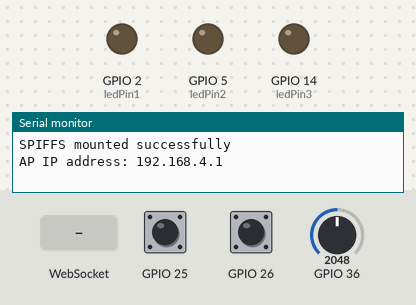
Simulated run of this program. Board: ESP32. On the bench: output pins drawn as LEDs (lit = HIGH), the last lines printed to the serial monitor. The inputs (shaded band) are chosen by the test bench; at power-on: GPIO 26 HIGH, GPIO 25 HIGH, GPIO 36 = 2048. WiFi joins after 1.5 s; servers stay silent unless stated; storage starts empty.

Above: at 1.2 s.
1.3 s: WebSocket text "1s" received
At 3.0 s:
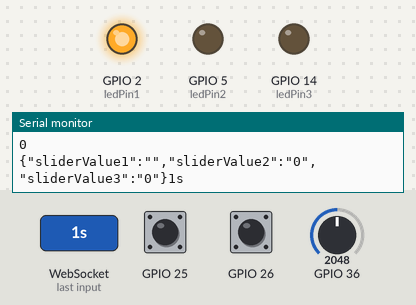
3.3 s: GPIO 26 pulled LOW for 1 s
At 5.5 s:
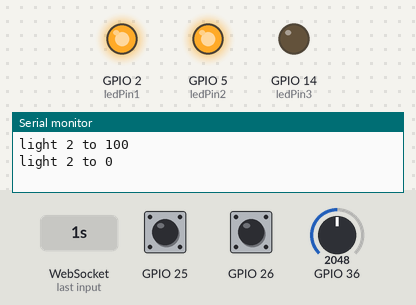
5.8 s: GPIO 25 pulled LOW for 3.2 s
10.5 s: GPIO 25 pulled LOW for 0.15 s
At 11.8 s:
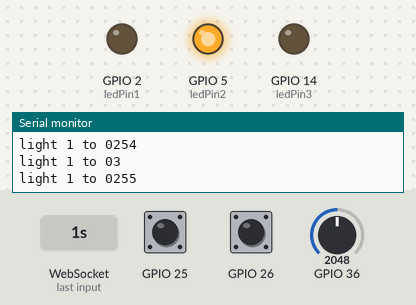
12.5 s: GPIO 26 pulled LOW for 0.15 s
At 13.3 s:
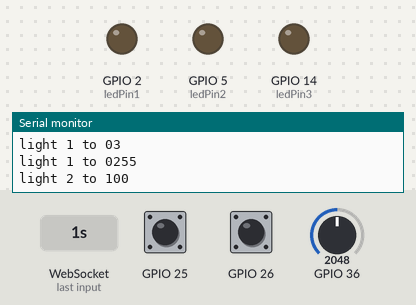
14.5 s: WebSocket text "2s" received
At 15.6 s:
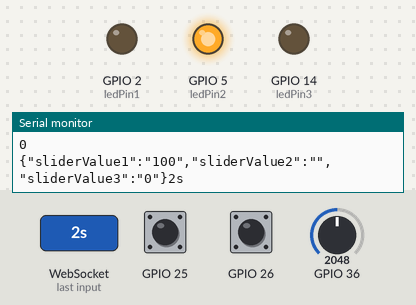
Timing chart, 0 to 17.5 s (numbered marks = the images above; inputs shaded):
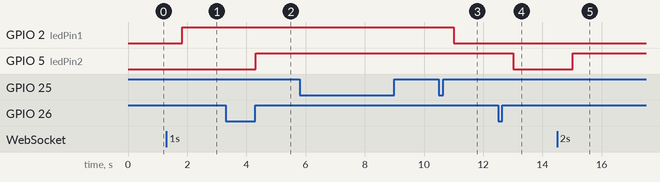

The program:

main.cpp
```cpp
// (licence header left out)
#include <Arduino.h>
#include <WiFi.h>
#include <AsyncTCP.h>
#include <ESPAsyncWebServer.h>
#include "SPIFFS.h"
#include <Arduino_JSON.h>
#include <ESPmDNS.h>
//#include <Wire.h>

typedef enum {UPDATE_PWM} MessageType;

struct I2CMessage {
  int8_t type;
  int16_t val;
};


// Replace with your network credentials
const char* ssid = "ESP";
const char* password = "bart&stef";
// const char* ssid = "Venmans";
// const char* password = "wkhow81984";

// Create AsyncWebServer object on port 80
AsyncWebServer server(80);
// Create a WebSocket object

AsyncWebSocket ws("/ws");
// Set LED GPIO
const int ledPin1 = 2;
const int ledPin2 = 5;
const int ledPin3 = 14;

String message = "";
String sliderValue1 = "0";
String sliderValue2 = "0";
String sliderValue3 = "0";

int dutyCycle1;
int dutyCycle2;
int dutyCycle3;

// setting PWM properties
const int freq = 5000;
const int ledChannel1 = 0;
const int ledChannel2 = 1;
const int ledChannel3 = 2;

const int resolution = 8;

int potValue = 0;
int batteryVoltage[30];
int batteryVoltageIndex = 0;
int prevTime = 0;
float currentBatteryVoltage = 0;
float prevBatteryVoltage = 0;

int prevTimeButton1 = 0;
int prevTimeButton2 = 0;

float mapfloat(long x, long in_min, long in_max, long out_min, long out_max)
{
  return (float)((x - in_min) * (out_max - out_min)) / (float)((in_max - in_min) + out_min);
}

//Json Variable to Hold Slider Values
JSONVar sliderValues;

//Get Slider Values
String getSliderValues(){
  sliderValues["sliderValue1"] = String(sliderValue1);
  sliderValues["sliderValue2"] = String(sliderValue2);
  sliderValues["sliderValue3"] = String(sliderValue3);

  String jsonString = JSON.stringify(sliderValues);
  return jsonString;
}

// Initialize SPIFFS
void initFS() {
  if (!SPIFFS.begin()) {
    Serial.println("An error has occurred while mounting SPIFFS");
  }
  else{
   Serial.println("SPIFFS mounted successfully");
  }
}

// Initialize WiFi
void initWiFi() {
  // WiFi.mode(WIFI_STA);
  // WiFi.begin(ssid, password);
  // Serial.print("Connecting to WiFi ..");
  // while (WiFi.status() != WL_CONNECTED) {
  //   Serial.print('.');
  //   delay(1000);
  // }
  // Serial.println(WiFi.localIP());
  WiFi.softAP(ssid, password);

  IPAddress IP = WiFi.softAPIP();
  Serial.print("AP IP address: ");
  Serial.println(IP);

}

void notifyClients(String sliderValues) {
  ws.textAll(sliderValues);
}

volatile int interruptCounter;
portMUX_TYPE timerMux = portMUX_INITIALIZER_UNLOCKED;
hw_timer_t * timer = NULL;
int totalInterruptCounter;

bool updatingDutyCycle[] = {false, false};
int valueNewDutyCycle[] = {0,0};

void IRAM_ATTR onTimer(){
  if(updatingDutyCycle[0] == true){
    if(dutyCycle1>valueNewDutyCycle[0]) dutyCycle1--;
    else dutyCycle1++;
    if(dutyCycle1 == valueNewDutyCycle[0]){
      updatingDutyCycle[0] = false;
      //timerAlarmDisable(timer);
    }
  }
  if(updatingDutyCycle[1] == true){
    if(dutyCycle2>valueNewDutyCycle[1]) dutyCycle2--;
    else dutyCycle2++;
    if(dutyCycle2 == valueNewDutyCycle[1]){
      updatingDutyCycle[1] = false;
      //timerAlarmDisable(timer);
    }
  }
}

void updateDutyCycle(int channel, int value){
  valueNewDutyCycle[channel] = value;
  updatingDutyCycle[channel] = true;
  //timerAlarmEnable(timer);
}


void handleWebSocketMessage(void *arg, uint8_t *data, size_t len) {
  AwsFrameInfo *info = (AwsFrameInfo*)arg;
  if (info->final && info->index == 0 && info->len == len && info->opcode == WS_TEXT) {
    data[len] = 0;
    message = (char*)data;
    if (message.indexOf("1s") >= 0) {
      sliderValue1 = message.substring(2);
      //dutyCycle1 = map(sliderValue1.toInt(), 0, 100, 0, 255);


      I2CMessage mesg;
      mesg.type = 100;
      mesg.val = map(sliderValue1.toInt(), 0, 100, 0, 255);

      Serial.print("Size of : " );
      Serial.println(sizeof(MessageType));

      // Wire.beginTransmission(4); // transmit to device #4
      // Wire.write((byte *)&mesg, sizeof(I2CMessage));        // sends five bytes
      // //Wire.write(101);              // sends one byte
      // Wire.endTransmission();    // stop transmitting
      updateDutyCycle(0,map(sliderValue1.toInt(), 100, 0, 0, 255));

      Serial.println(dutyCycle1);
      Serial.print(getSliderValues());
      notifyClients(getSliderValues());
      if(sliderValue1.toInt()>50){
        //ESP.deepSleep(10e6);
      }
    }
    if (message.indexOf("2s") >= 0) {
      sliderValue2 = message.substring(2);
      //dutyCycle2 = map(sliderValue2.toInt(), 0, 100, 0, 255);
      I2CMessage mesg;
      mesg.type = 101;
      mesg.val = map(sliderValue2.toInt(), 0, 100, 0, 255);

      Serial.print("Size of : " );
      Serial.println(sizeof(MessageType));

      // Wire.beginTransmission(4); // transmit to device #4
      // Wire.write((byte *)&mesg, sizeof(I2CMessage));        // sends five bytes
      // //Wire.write(101);              // sends one byte
      // Wire.endTransmission();    // stop transmitting

      updateDutyCycle(1,map(sliderValue2.toInt(), 100, 0, 0, 255));
      Serial.println(dutyCycle2);
      Serial.print(getSliderValues());
      notifyClients(getSliderValues());
    }
    if (message.indexOf("3s") >= 0) {
      sliderValue3 = message.substring(2);
      dutyCycle3 = map(sliderValue3.toInt(), 0, 100, 0, 255);
      Serial.println(dutyCycle3);
      Serial.print(getSliderValues());
      notifyClients(getSliderValues());
    }
    if (strcmp((char*)data, "getValues") == 0) {
      notifyClients(getSliderValues());
    }

    if(strcmp((char*)data, "getOnTime") == 0){
      String returnString = "method=onTime;";
      returnString += millis();
      notifyClients(returnString);

    }

    if(strcmp((char*)data, "getCurrentVoltage") == 0){
      String returnString = "method=currentVoltage;";

      char formattedVoltage[10];
      sprintf(formattedVoltage,"%.2fV",currentBatteryVoltage);
      returnString += String(formattedVoltage);

      notifyClients(returnString);

    }

    Serial.println((char*)data);

  }
}
void onEvent(AsyncWebSocket *server, AsyncWebSocketClient *client, AwsEventType type, void *arg, uint8_t *data, size_t len) {
  switch (type) {
    case WS_EVT_CONNECT:
      Serial.printf("WebSocket client #%u connected from %s\n", client->id(), client->remoteIP().toString().c_str());
      break;
    case WS_EVT_DISCONNECT:
      Serial.printf("WebSocket client #%u disconnected\n", client->id());
      break;
    case WS_EVT_DATA:
      handleWebSocketMessage(arg, data, len);
      break;
    case WS_EVT_PONG:
    case WS_EVT_ERROR:
      break;
  }
}

String getBatteryVoltageValues(){
  String result;
  int timeInstance = 0;
  for(int i=batteryVoltageIndex+1; i<30; i++){
      result = result + timeInstance+"s:  ";
      result = result + batteryVoltage[i];
      result = result + "<br>";
      timeInstance++;
  }
  for(int i=0; i<batteryVoltageIndex+1; i++){
      result = result + timeInstance+"s:  ";
      result = result + batteryVoltage[i];
      result = result + "<br>";
      timeInstance++;
  }
  return result;
}

void initWebSocket() {
  ws.onEvent(onEvent);
  server.addHandler(&ws);
}


void setup() {
  Serial.begin(115200);
  pinMode(ledPin1, OUTPUT);
  pinMode(ledPin2, OUTPUT);
  pinMode(ledPin3, OUTPUT);

  pinMode(25, INPUT_PULLUP);
  pinMode(26, INPUT_PULLUP);

  initFS();
  initWiFi();
  //Wire.begin(); // join i2c bus (address optional for master)

  // if(!MDNS.begin("smartven")) {
  //    Serial.println("Error starting mDNS");
  //    return;
  // }

  // configure LED PWM functionalitites
  ledcSetup(ledChannel1, freq, resolution);
  ledcSetup(ledChannel2, freq, resolution);
  ledcSetup(ledChannel3, freq, resolution);

  // attach the channel to the GPIO to be controlled
  ledcAttachPin(ledPin1, ledChannel1);
  ledcAttachPin(ledPin2, ledChannel2);
  ledcAttachPin(ledPin3, ledChannel3);

  timer = timerBegin(0, 80, true);
  timerAttachInterrupt(timer, &onTimer, true);
  timerAlarmWrite(timer, 2000, true);
  timerAlarmEnable(timer);

  initWebSocket();

  // Web Server Root URL
  server.on("/", HTTP_GET, [](AsyncWebServerRequest *request){
    request->send(SPIFFS, "/index.html", "text/html");
  });

  // Web Server Root URL
  server.on("/values", HTTP_GET, [](AsyncWebServerRequest *request){
    request->send_P(200, "text/plain", "101");
  });

  // Web Server Root URL
  server.on("/voltage", HTTP_GET, [](AsyncWebServerRequest *request){
    request->send_P(200, "text/html", getBatteryVoltageValues().c_str());
    Serial.println(getBatteryVoltageValues());
  });


  server.serveStatic("/", SPIFFS, "/");

  // Start server
  server.begin();

}

void loop() {
  ledcWrite(ledChannel1, dutyCycle1);
  ledcWrite(ledChannel2, dutyCycle2);
  ledcWrite(ledChannel3, dutyCycle3);

  ws.cleanupClients();
  //int tempVal = analogRead(A0);
  // if(tempVal < potValue-16 || tempVal > potValue+16){
  //   sliderValue1 = tempVal>>5;
  //   potValue = tempVal;
  //   notifyClients(getSliderValues());
  //   Serial.println("Slider updated because of pot");
  //   delay(100);
  // }


  //Serial.println(digitalRead(25));

  if(digitalRead(25)==0 && millis()-prevTimeButton1>500){
    if(sliderValue1 == "0"){
      sliderValue1 = "100";
    }
    else sliderValue1 = "0";

    //dutyCycle1=0;
    updateDutyCycle(0,map(sliderValue1.toInt(), 100, 0, 0, 255));
    Serial.print("light 1 to 0");
    Serial.println(dutyCycle1);
    notifyClients(getSliderValues());
    prevTimeButton1 = millis();

  }

  if(digitalRead(26)==0 && millis()-prevTimeButton2>500){
    if(sliderValue2 == "0"){
      sliderValue2 = "100";
    }
    else sliderValue2 = "0";
      updateDutyCycle(1,map(sliderValue2.toInt(), 100, 0, 0, 255));
      //dutyCycle2=0;
      Serial.print("light 2 to ");
    Serial.println(sliderValue2);
      notifyClients(getSliderValues());
      prevTimeButton2 = millis();

    }

  if(millis()-prevTime>1000){
    //Serial.println("hello ");
    prevTime = millis();
    batteryVoltage[batteryVoltageIndex]=analogRead(A0);
    potValue = batteryVoltage[batteryVoltageIndex];
    // Serial.print("Analog in: ");
    // Serial.println(potValue);
    // Serial.print("Mapped value: ");


    currentBatteryVoltage = ((float)((potValue - 0) * (3.3 - 0)) / (float)((4095 - 0) + 0))*11.0;;//*((100+534.615)/(100));
    if(currentBatteryVoltage != prevBatteryVoltage){
      String returnString = "method=currentVoltage;";

      char formattedVoltage[10];
      sprintf(formattedVoltage,"%.2fV",currentBatteryVoltage);
      returnString += String(formattedVoltage);

      notifyClients(returnString);
    }
    prevBatteryVoltage = currentBatteryVoltage;
    // Serial.println(mapfloat(potValue,0,4095, 0, 3.3));
    // Serial.println(currentBatteryVoltage);
    batteryVoltageIndex--;
    if(batteryVoltageIndex<0)batteryVoltageIndex = 29;
  }

  //write value to flash

}
```

Measured:
- after the input at 1.3 s, GPIO 2 (ledPin1): LOW → HIGH after 0.53 s
- after the input at 3.3 s, GPIO 5 (ledPin2): LOW → HIGH after 1.0 s
- after the input at 10.5 s, GPIO 2 (ledPin1): HIGH → LOW after 0.51 s
- after the input at 12.5 s, GPIO 5 (ledPin2): HIGH → LOW after 0.51 s
- after the input at 14.5 s, GPIO 5 (ledPin2): LOW → HIGH after 0.53 s
